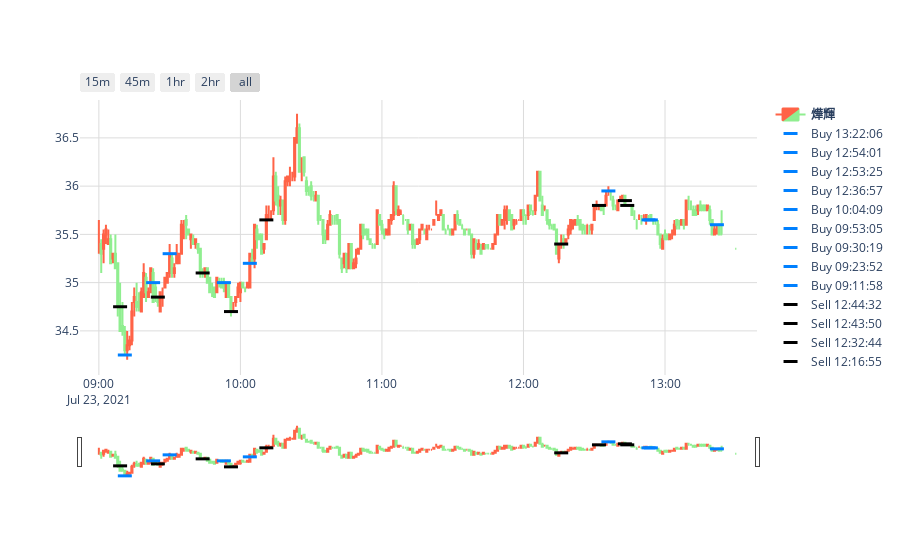

This figure's notebook cell:
### Code cell
# Chose the number form Stocks

# intraday_index(II)
II=0

###
# load the dataset of stock form yahoo

stock_No = Stock_index[II]+'.TW'
start_date = Date
end_date = Next_Date
df = yf.download(tickers = stock_No, start=start_date, end=end_date, period='1d', interval='1m')
if len(df.index)>0:
    pass
else:
    sys.exit("{}: No data found".format(Index_list[II][0][0]))
    
###
# Find the index of candlestick
x_timestep_cd_B = []
x_timestep_cd_S = []
for i in range(len(x_timestep_B)):
    tmep_cd_B = []
    for j in range(len(x_timestep_B[i])):
        dt = (df.index[1]-df.index[0])
        for k in range(len(df.index)):
            Jm = (df.index[k]).ctime()<=datetime.strptime(x_timestep_B[i][j], "%Y-%m-%dT%H:%M:%S").ctime()<(df.index[k]+dt).ctime()
            if Jm:
                tmep_cd_B.append(df.index[k])
                
    tmep_cd_S = []
    for j in range(len(x_timestep_S[i])):                
        for k in range(len(df.index)):
            Jm = (df.index[k]).ctime()<=datetime.strptime(x_timestep_S[i][j], "%Y-%m-%dT%H:%M:%S").ctime()<(df.index[k]+dt).ctime()
            if Jm:
                tmep_cd_S.append(df.index[k])
                
    x_timestep_cd_B.append(tmep_cd_B)
    x_timestep_cd_S.append(tmep_cd_S)
    
###
# plot the figure
fig = go.Figure()

# Candlestick
fig.add_trace(go.Candlestick(x=df.index,
             open=df.Open,
             high=df.High,
             low=df.Low,
             close=df.Close,
             increasing_line_color='#FF6347',
             decreasing_line_color='#90EE90',
             increasing_fillcolor='#FF6347',
             decreasing_fillcolor='#90EE90',
             opacity=1,
             name="<b>{}</b>".format(Index_list[II][0][0])))
    
# Tag Buy and Sell
for b in range(len(x_timestep_cd_B[II])):
    fig.add_trace(go.Scatter(x=[x_timestep_cd_B[II][b]], 
                             y=[y_value_B[II][b]], 
                             mode='markers',
                             marker_symbol='line-ew', 
                             name='Buy'+' '+x_timestep_B[II][b][11:],
                             hovertemplate="<b>Buy</b><br><br>" +
                                            "Prize: {}<br>".format(y_value_B[II][b]) +
                                            "Size: {}<br>".format(text_B[II][b]) +
                                            "Timestep: {}<br>".format(x_timestep_B[II][b].replace('T','  ')) +
                                            "<extra></extra>",
                             marker=dict(color='#FFFF00', 
                                         size=10,
                                         line=dict(color='#0080FF',
                                                   width=3))))
for s in range(len(x_timestep_cd_S[II])):
    fig.add_trace(go.Scatter(x=[x_timestep_cd_S[II][s]], 
                             y=[y_value_S[II][s]], 
                             mode='markers',
                             marker_symbol='line-ew', 
                             name='Sell'+' '+x_timestep_S[II][s][11:],
                             hovertemplate="<b>Sell</b><br><br>" +
                                            "Prize: {}<br>".format(y_value_S[II][s]) +
                                            "Size: {}<br>".format(text_S[II][s]) +
                                            "Timestep: {}<br>".format(x_timestep_S[II][s].replace('T','  ')) +
                                            "<extra></extra>",
                             marker=dict(color='#00BFFF', 
                                         size=10,
                                         line=dict(color='#000000',
                                                   width=3))))

# x-axes
fig.update_xaxes(
    rangeslider_visible=True,
    rangeselector=dict(
        buttons=list([
            dict(count=15,label='15m',step='minute',stepmode='backward'),
            dict(count=45,label='45m',step='minute',stepmode='backward'),
            dict(count=1,label='1hr',step='hour',stepmode='backward'),
            dict(count=2,label='2hr',step='hour',stepmode='backward'),
            dict(step='all')
        ])
    )
)


fig.update_layout(plot_bgcolor="#FFFFFF",autosize=True, 
                  xaxis = dict(showgrid = True, gridcolor ='#DCDCDC'),
                  yaxis = dict(showgrid = True, gridcolor ='#DCDCDC'))
# Show figure
#fig.update_layout(title='Stock_research', autosize=True)
chart_studio.plotly.plot(fig, filename = 'Stock_research3', auto_open=True)
fig.show()

### Figure 1 — Plotly figure (JSON) as saved in the notebook; plotly's stock layout.template omitted (floating-point values rounded to 4 significant figures; data arrays with more than 128 entries replaced by an {"elided": "..."} marker saying what was removed)
{"data": [{"close": {"elided": "265 float values"}, "decreasing": {"fillcolor": "#90EE90", "line": {"color": "#90EE90"}}, "high": {"elided": "265 float values"}, "increasing": {"fillcolor": "#FF6347", "line": {"color": "#FF6347"}}, "low": {"elided": "265 float values"}, "name": "<b>燁輝</b>", "opacity": 1, "open": {"elided": "265 float values"}, "type": "candlestick", "x": {"elided": "265 str values"}}, {"hovertemplate": "<b>Buy</b><br><br>Prize: 35.6<br>Size: 9000<br>Timestep: 2021-07-23  13:22:06<br><extra></extra>", "marker": {"color": "#FFFF00", "line": {"color": "#0080FF", "width": 3}, "size": 10, "symbol": "line-ew"}, "mode": "markers", "name": "Buy 13:22:06", "type": "scatter", "x": ["2021-07-23T13:22:00+08:00"], "y": [35.6]}, {"hovertemplate": "<b>Buy</b><br><br>Prize: 35.65<br>Size: 5000<br>Timestep: 2021-07-23  12:54:01<br><extra></extra>", "marker": {"color": "#FFFF00", "line": {"color": "#0080FF", "width": 3}, "size": 10, "symbol": "line-ew"}, "mode": "markers", "name": "Buy 12:54:01", "type": "scatter", "x": ["2021-07-23T12:54:00+08:00"], "y": [35.65]}, {"hovertemplate": "<b>Buy</b><br><br>Prize: 35.65<br>Size: 15000<br>Timestep: 2021-07-23  12:53:25<br><extra></extra>", "marker": {"color": "#FFFF00", "line": {"color": "#0080FF", "width": 3}, "size": 10, "symbol": "line-ew"}, "mode": "markers", "name": "Buy 12:53:25", "type": "scatter", "x": ["2021-07-23T12:53:00+08:00"], "y": [35.65]}, {"hovertemplate": "<b>Buy</b><br><br>Prize: 35.95<br>Size: 10000<br>Timestep: 2021-07-23  12:36:57<br><extra></extra>", "marker": {"color": "#FFFF00", "line": {"color": "#0080FF", "width": 3}, "size": 10, "symbol": "line-ew"}, "mode": "markers", "name": "Buy 12:36:57", "type": "scatter", "x": ["2021-07-23T12:36:00+08:00"], "y": [35.95]}, {"hovertemplate": "<b>Buy</b><br><br>Prize: 35.2<br>Size: 39000<br>Timestep: 2021-07-23  10:04:09<br><extra></extra>", "marker": {"color": "#FFFF00", "line": {"color": "#0080FF", "width": 3}, "size": 10, "symbol": "line-ew"}, "mode": "markers", "name": "Buy 10:04:09", "type": "scatter", "x": ["2021-07-23T10:04:00+08:00"], "y": [35.2]}, {"hovertemplate": "<b>Buy</b><br><br>Prize: 35.0<br>Size: 10000<br>Timestep: 2021-07-23  09:53:05<br><extra></extra>", "marker": {"color": "#FFFF00", "line": {"color": "#0080FF", "width": 3}, "size": 10, "symbol": "line-ew"}, "mode": "markers", "name": "Buy 09:53:05", "type": "scatter", "x": ["2021-07-23T09:53:00+08:00"], "y": [35]}, {"hovertemplate": "<b>Buy</b><br><br>Prize: 35.3<br>Size: 10000<br>Timestep: 2021-07-23  09:30:19<br><extra></extra>", "marker": {"color": "#FFFF00", "line": {"color": "#0080FF", "width": 3}, "size": 10, "symbol": "line-ew"}, "mode": "markers", "name": "Buy 09:30:19", "type": "scatter", "x": ["2021-07-23T09:30:00+08:00"], "y": [35.3]}, {"hovertemplate": "<b>Buy</b><br><br>Prize: 35.0<br>Size: 5000<br>Timestep: 2021-07-23  09:23:52<br><extra></extra>", "marker": {"color": "#FFFF00", "line": {"color": "#0080FF", "width": 3}, "size": 10, "symbol": "line-ew"}, "mode": "markers", "name": "Buy 09:23:52", "type": "scatter", "x": ["2021-07-23T09:23:00+08:00"], "y": [35]}, {"hovertemplate": "<b>Buy</b><br><br>Prize: 34.25<br>Size: 9000<br>Timestep: 2021-07-23  09:11:58<br><extra></extra>", "marker": {"color": "#FFFF00", "line": {"color": "#0080FF", "width": 3}, "size": 10, "symbol": "line-ew"}, "mode": "markers", "name": "Buy 09:11:58", "type": "scatter", "x": ["2021-07-23T09:11:00+08:00"], "y": [34.25]}, {"hovertemplate": "<b>Sell</b><br><br>Prize: 35.8<br>Size: 10000<br>Timestep: 2021-07-23  12:44:32<br><extra></extra>", "marker": {"color": "#00BFFF", "line": {"color": "#000000", "width": 3}, "size": 10, "symbol": "line-ew"}, "mode": "markers", "name": "Sell 12:44:32", "type": "scatter", "x": ["2021-07-23T12:44:00+08:00"], "y": [35.8]}, {"hovertemplate": "<b>Sell</b><br><br>Prize: 35.85<br>Size: 10000<br>Timestep: 2021-07-23  12:43:50<br><extra></extra>", "marker": {"color": "#00BFFF", "line": {"color": "#000000", "width": 3}, "size": 10, "symbol": "line-ew"}, "mode": "markers", "name": "Sell 12:43:50", "type": "scatter", "x": ["2021-07-23T12:43:00+08:00"], "y": [35.85]}, {"hovertemplate": "<b>Sell</b><br><br>Prize: 35.8<br>Size: 10000<br>Timestep: 2021-07-23  12:32:44<br><extra></extra>", "marker": {"color": "#00BFFF", "line": {"color": "#000000", "width": 3}, "size": 10, "symbol": "line-ew"}, "mode": "markers", "name": "Sell 12:32:44", "type": "scatter", "x": ["2021-07-23T12:32:00+08:00"], "y": [35.8]}, {"hovertemplate": "<b>Sell</b><br><br>Prize: 35.4<br>Size: 9000<br>Timestep: 2021-07-23  12:16:55<br><extra></extra>", "marker": {"color": "#00BFFF", "line": {"color": "#000000", "width": 3}, "size": 10, "symbol": "line-ew"}, "mode": "markers", "name": "Sell 12:16:55", "type": "scatter", "x": ["2021-07-23T12:16:00+08:00"], "y": [35.4]}, {"hovertemplate": "<b>Sell</b><br><br>Prize: 35.65<br>Size: 30000<br>Timestep: 2021-07-23  10:11:16<br><extra></extra>", "marker": {"color": "#00BFFF", "line": {"color": "#000000", "width": 3}, "size": 10, "symbol": "line-ew"}, "mode": "markers", "name": "Sell 10:11:16", "type": "scatter", "x": ["2021-07-23T10:11:00+08:00"], "y": [35.65]}, {"hovertemplate": "<b>Sell</b><br><br>Prize: 34.7<br>Size: 19000<br>Timestep: 2021-07-23  09:56:31<br><extra></extra>", "marker": {"color": "#00BFFF", "line": {"color": "#000000", "width": 3}, "size": 10, "symbol": "line-ew"}, "mode": "markers", "name": "Sell 09:56:31", "type": "scatter", "x": ["2021-07-23T09:56:00+08:00"], "y": [34.7]}, {"hovertemplate": "<b>Sell</b><br><br>Prize: 35.1<br>Size: 10000<br>Timestep: 2021-07-23  09:44:29<br><extra></extra>", "marker": {"color": "#00BFFF", "line": {"color": "#000000", "width": 3}, "size": 10, "symbol": "line-ew"}, "mode": "markers", "name": "Sell 09:44:29", "type": "scatter", "x": ["2021-07-23T09:44:00+08:00"], "y": [35.1]}, {"hovertemplate": "<b>Sell</b><br><br>Prize: 34.85<br>Size: 5000<br>Timestep: 2021-07-23  09:25:01<br><extra></extra>", "marker": {"color": "#00BFFF", "line": {"color": "#000000", "width": 3}, "size": 10, "symbol": "line-ew"}, "mode": "markers", "name": "Sell 09:25:01", "type": "scatter", "x": ["2021-07-23T09:25:00+08:00"], "y": [34.85]}, {"hovertemplate": "<b>Sell</b><br><br>Prize: 34.75<br>Size: 9000<br>Timestep: 2021-07-23  09:09:15<br><extra></extra>", "marker": {"color": "#00BFFF", "line": {"color": "#000000", "width": 3}, "size": 10, "symbol": "line-ew"}, "mode": "markers", "name": "Sell 09:09:15", "type": "scatter", "x": ["2021-07-23T09:09:00+08:00"], "y": [34.75]}], "layout": {"autosize": true, "plot_bgcolor": "#FFFFFF", "xaxis": {"gridcolor": "#DCDCDC", "rangeselector": {"buttons": [{"count": 15, "label": "15m", "step": "minute", "stepmode": "backward"}, {"count": 45, "label": "45m", "step": "minute", "stepmode": "backward"}, {"count": 1, "label": "1hr", "step": "hour", "stepmode": "backward"}, {"count": 2, "label": "2hr", "step": "hour", "stepmode": "backward"}, {"step": "all"}]}, "rangeslider": {"visible": true}, "showgrid": true}, "yaxis": {"gridcolor": "#DCDCDC", "showgrid": true}}}
